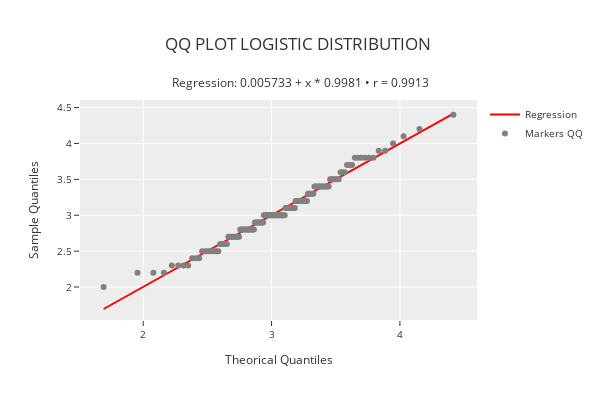

The cell this chart's notebook holds for it:
### Code cell
phitter_cont.qq_plot_regression("logistic")

### Figure 1 — Plotly figure (JSON) as saved in the notebook; plotly's stock layout.template omitted (floating-point values rounded to 4 significant figures; data arrays with more than 128 entries replaced by an {"elided": "..."} marker saying what was removed)
{"data": [{"line": {"color": "rgba(255,0,0,1)", "width": 2}, "mode": "lines", "name": "Regression", "type": "scatter", "x": {"elided": "150 float values"}, "y": {"elided": "150 float values"}}, {"marker": {"color": "rgba(128,128,128,1)", "size": 6}, "mode": "markers", "name": "Markers QQ", "type": "scatter", "x": {"elided": "150 float values"}, "y": {"elided": "150 float values"}}], "layout": {"height": 400, "legend": {"font": {"size": 10}, "orientation": "v", "title": {"font": {"size": 10}}, "xanchor": "left", "y": 1, "yanchor": "auto"}, "title": {"text": "QQ PLOT LOGISTIC DISTRIBUTION <br><br><sup>Regression: 0.005733 + x * 0.9981 • r = 0.9913</sup>"}, "width": 600, "xaxis": {"tickfont": {"size": 10}, "title": {"font": {"size": 12}, "text": "Theorical Quantiles"}}, "yaxis": {"tickfont": {"size": 10}, "title": {"font": {"size": 12}, "text": "Sample Quantiles"}}}}
